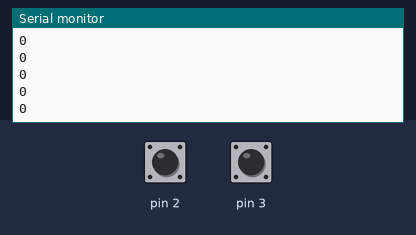
A sketch run on a simulated Arduino Uno, built with avr-gcc and run on an emulated ATmega328P. Shown: the last lines printed to the serial monitor. Inputs (shaded band) come from the test bench; at power-on: pin 2 HIGH, pin 3 HIGH.

Above: at 1.2 s.
1.3 s: pin 2 pulled LOW for 0.15 s
At 1.47 s:
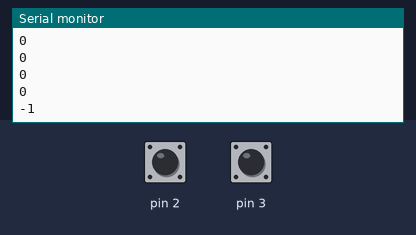
2.9 s: pin 3 pulled LOW for 0.15 s
At 3.07 s:
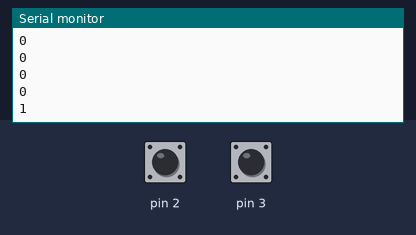
Timing chart, 0 to 5.9 s (numbered marks = the images above; inputs shaded):
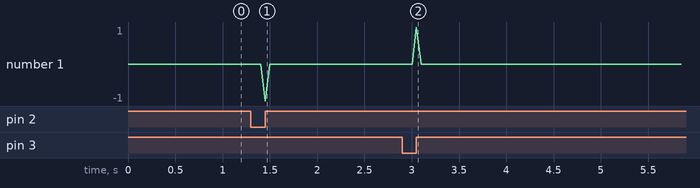

The sketch:

val.ino
```cpp
/*
   光電ロータリーエンコーダを動かしてみる！
*/
#include <FlexiTimer2.h>
int temp, counter = 0;
float val = 0;


void flash() { //割込み処理
  static boolean output = HIGH;  // プログラム起動前に１回だけHIGH(1)で初期化される
   val = (counter*0.1225)/50;
    Serial.println (counter);
  counter = 0;
  output = !output;              // 現在のoutput内容を反転(HIGH→LOW/LOW→HIGH)させoutputにセットする
}

void setup() {
  Serial.begin (9600);

  pinMode(2, INPUT_PULLUP);

  pinMode(3, INPUT_PULLUP);
  //interuptをセットアップする
  //
  FlexiTimer2::set(50,1.0/1000,flash);     // 50ms毎にflash( )割込み関数を呼び出す様に設定
  FlexiTimer2::start();      //割込みスタート

  attachInterrupt(0, ai0, RISING);

  //
  attachInterrupt(1, ai1, RISING);
}


void loop() {

  // カウンターの値を出力する
//  if ( counter != temp ) {
//    Serial.println (counter);
//    temp = counter;
//  }
  Serial.println (counter);
  delay(100);

}

void ai0() {
  if (digitalRead(3) == LOW) {
    counter++;
  } else {
    counter--;
  }
}

void ai1() {
  if (digitalRead(2) == LOW) {
    counter--;
  } else {
    counter++;
  }
}
```

Measured:
- after the input at 1.3 s, the serial monitor: prints a new line after 0.15 s (image 1)
- after the input at 2.9 s, the serial monitor: prints a new line after 0.15 s (image 2)
